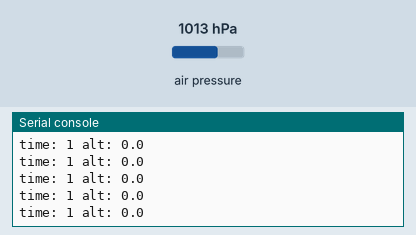
Simulated run of this program. Board: CircuitPython board. On the bench: the last lines printed to the serial console. The inputs (shaded band) are chosen by the test bench; at power-on: air pressure 1013 hPa. The clock reads 2024-03-15 10:24:30 at power-on unless the program sets it.

Above: at 17.7 s.
17.8 s: air pressure set to 952 hPa
At 18.7 s:
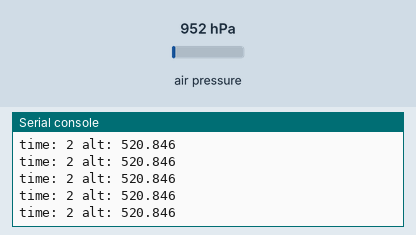
19.3 s: air pressure set to 975 hPa
At 20.4 s:
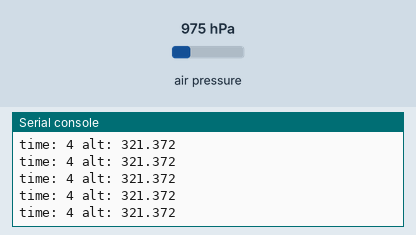
Timing chart, 0 to 22.3 s (numbered marks = the images above; inputs shaded):
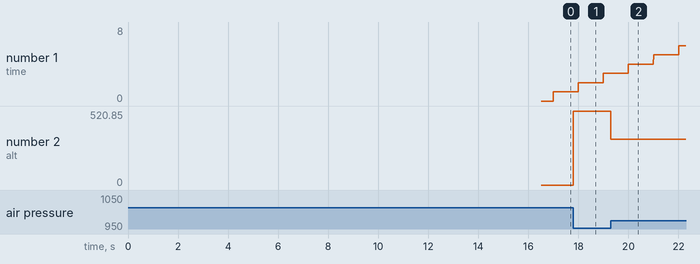

Measured:
- after the input at 17.8 s, the serial console: prints a new line at once (image 1)
- after the input at 19.3 s, the serial console: prints a new line at once (image 2)
- plotted number 2: 0 → 520.85 after the input at 17.8 s, 520.85 → 321.37 after the input at 19.3 s

The program:

bmp.py
```python
import time
import board
import adafruit_bmp280
from adafruit_bmp280 import Adafruit_BMP280_I2C

# Create sensor object, communicating over the board's default I2C bus
try:
    i2c = board.I2C()  # Initialize I2C communication using the board's default pins (SCL and SDA)
    bmp280 = adafruit_bmp280.Adafruit_BMP280_I2C(i2c, address=0x76)  # Connect to the BMP280 sensor at address 0x77
    bmp280.mode = adafruit_bmp280.MODE_NORMAL
    bmp280.overscan_temperature = adafruit_bmp280.OVERSCAN_X2
    bmp280.overscan_pressure = adafruit_bmp280.OVERSCAN_X2
    bmp280.standby_period = adafruit_bmp280.STANDBY_TC_0_5
except Exception as e:
    print("rip")
    print("Error: ", e)  # Handle initialization errors, e.g., if the sensor is not connected

#--------------------Functions--------------------

def calibrate_BMP280():
    """
    Calibrates the BMP280 sensor by calculating the average pressure over multiple readings
    and setting it as the sea level pressure for accurate altitude calculations.
    """
    global bmp280
    try:
        sum = 0
        n = 50  # Number of readings for calibration
        for i in range(n):
            sum += bmp280.pressure  # Accumulate pressure readings
            time.sleep(0.33)  # Wait briefly between readings to stabilize
        bmp280.sea_level_pressure = sum / n  # Set the calculated average as sea level pressure
    except Exception as e:
        print("Error during calibration: ", e)  # Handle any calibration errors

def read_temp():
    """
    Reads the temperature from the BMP280 sensor.
    Returns:
        Temperature in degrees Celsius, or -1 in case of an error.
    """
    global bmp280
    try:
        temp = bmp280.temperature  # Get temperature reading
    except Exception as e:
        print("Error: ", e)  # Handle reading errors
        temp = -1  # Return -1 to indicate an error
    return temp

def read_pressure():
    """
    Reads the pressure from the BMP280 sensor.
    Returns:
        Pressure in hPa, or -1 in case of an error.
    """
    global bmp280
    try:
        p = bmp280.pressure  # Get pressure reading
    except Exception as e:
        print("Error: ", e)  # Handle reading errors
        p = -1  # Return -1 to indicate an error
    return p

def read_altitude():
    """
    Reads the altitude from the BMP280 sensor, using the calibrated sea level pressure.
    Returns:
        Altitude in meters, or -1 in case of an error.
    """
    global bmp280
    try:
        alt = bmp280.altitude  # Get altitude reading
    except Exception as e:
        print("Error: ", e)  # Handle reading errors
        alt = -1  # Return -1 to indicate an error
    return alt

#--------------------Debugging Main Function--------------------
def main():
    """
    Debugging function to test BMP280 functionality. Continuously prints sensor readings
    (temperature, pressure, altitude) to the console.
    """
    print("Calibrating BMP280...")
    calibrate_BMP280()  # Perform initial calibration

    initial = time.time()  # Record the start time for relative timing
    while True:
        print(f"time: {time.time() - initial} alt: {read_altitude()}")


# Entry point for the script
if __name__ == "__main__":
    main()
```
